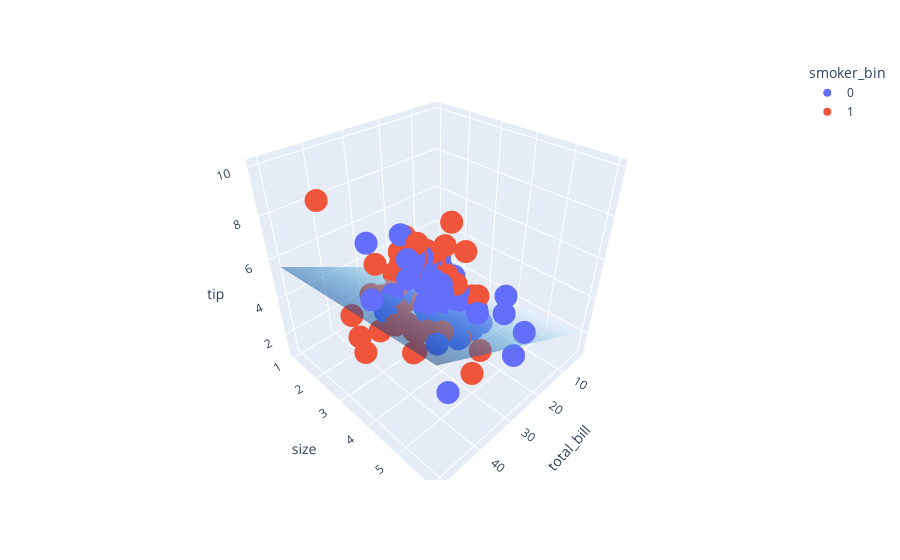

Notebook code cell kept with this figure:
### Code cell
#load libraries
import numpy as np
import plotly.express as px


# Load the data
data = sns.load_dataset('tips')

# Encode the smoker variable using one-hot encoding
data['smoker_bin'] = data['smoker'].apply(lambda x: 1 if x == 'Yes' else 0)

# Define the predictor and response variables
X = data[['total_bill', 'size', 'smoker_bin']]  
y = data['tip']


# Create a linear regression model object
model = LinearRegression()

# Fit the model to the data
model.fit(X, y)

# Make predictions over the data grid
x_range = np.linspace(X['total_bill'].min(), X['total_bill'].max(), 50)
y_range = np.linspace(X['size'].min(), X['size'].max(), 50)
x_grid, y_grid = np.meshgrid(x_range, y_range)
z_grid = model.predict(pd.DataFrame({'total_bill': x_grid.ravel(), 'size': y_grid.ravel(), 'smoker_bin': [0] * len(x_grid.ravel())})).reshape(x_grid.shape)

# Create a 3D plot


fig = px.scatter_3d(data, x='total_bill', y='size', z='tip', color='smoker_bin')
fig.update_traces(mode='markers')
fig.add_surface(x=x_range, y=y_range, z=z_grid, colorscale='Blues', opacity=0.5, showscale=False)
fig.show()

### Figure 1 — Plotly figure (JSON) as saved in the notebook; plotly's stock layout.template omitted (floating-point values rounded to 4 significant figures; data arrays with more than 128 entries replaced by an {"elided": "..."} marker saying what was removed)
{"data": [{"hovertemplate": "smoker_bin=0<br>total_bill=%{x}<br>size=%{y}<br>tip=%{z}<extra></extra>", "legendgroup": "0", "marker": {"color": "#636efa", "symbol": "circle"}, "mode": "markers", "name": "0", "scene": "scene", "showlegend": true, "type": "scatter3d", "x": {"elided": "151 float values"}, "y": {"elided": "151 int values"}, "z": {"elided": "151 float values"}}, {"hovertemplate": "smoker_bin=1<br>total_bill=%{x}<br>size=%{y}<br>tip=%{z}<extra></extra>", "legendgroup": "1", "marker": {"color": "#EF553B", "symbol": "circle"}, "mode": "markers", "name": "1", "scene": "scene", "showlegend": true, "type": "scatter3d", "x": [38.01, 11.24, 20.29, 13.81, 11.02, 18.29, 3.07, 15.01, 26.86, 25.28, 17.92, 19.44, 32.68, 28.97, 5.75, 16.32, 40.17, 27.28, 12.03, 21.01, 11.35, 15.38, 44.3, 22.42, 15.36, 20.49, 25.21, 14.31, 16, 17.51, 10.59, 10.63, 50.81, 15.81, 7.25, 31.85, 16.82, 32.9, 17.89, 14.48, 9.6, 34.63, 34.65, 23.33, 45.35, 23.17, 40.55, 20.9, 30.46, 18.15, 23.1, 15.69, 19.81, 28.44, 15.48, 16.58, 10.34, 43.11, 13, 13.51, 18.71, 12.74, 13, 16.4, 20.53, 16.47, 26.59, 38.73, 24.27, 12.76, 30.06, 25.89, 13.27, 28.17, 12.9, 28.15, 11.59, 7.74, 30.14, 12.16, 13.42, 8.58, 13.42, 16.27, 10.09, 22.12, 24.01, 15.69, 15.53, 12.6, 32.83, 27.18, 22.67], "y": [4, 2, 2, 2, 2, 4, 1, 2, 2, 2, 2, 2, 2, 2, 2, 2, 4, 2, 2, 2, 2, 2, 3, 2, 2, 2, 2, 2, 2, 2, 2, 2, 3, 2, 2, 2, 2, 2, 2, 2, 2, 2, 4, 2, 3, 4, 2, 3, 5, 3, 3, 2, 2, 2, 2, 2, 2, 4, 2, 2, 3, 2, 2, 2, 4, 3, 3, 4, 2, 2, 3, 4, 2, 3, 2, 5, 2, 2, 4, 2, 2, 1, 2, 2, 2, 2, 4, 3, 2, 2, 2, 2, 2], "z": [3, 1.76, 3.21, 2, 1.98, 3.76, 1, 2.09, 3.14, 5, 3.08, 3, 5, 3, 1, 4.3, 4.73, 4, 1.5, 3, 2.5, 3, 2.5, 3.48, 1.64, 4.06, 4.29, 4, 2, 3, 1.61, 2, 10, 3.16, 5.15, 3.18, 4, 3.11, 2, 2, 4, 3.55, 3.68, 5.65, 3.5, 6.5, 3, 3.5, 2, 3.5, 4, 1.5, 4.19, 2.56, 2.02, 4, 2, 5, 2, 2, 4, 2.01, 2, 2.5, 4, 3.23, 3.41, 3, 2.03, 2.23, 2, 5.16, 2.5, 6.5, 1.1, 3, 1.5, 1.44, 3.09, 2.2, 3.48, 1.92, 1.58, 2.5, 2, 2.88, 2, 3, 3, 1, 1.17, 2, 2]}, {"colorscale": [[0, "rgb(247,251,255)"], [0.125, "rgb(222,235,247)"], [0.25, "rgb(198,219,239)"], [0.375, "rgb(158,202,225)"], [0.5, "rgb(107,174,214)"], [0.625, "rgb(66,146,198)"], [0.75, "rgb(33,113,181)"], [0.875, "rgb(8,81,156)"], [1, "rgb(8,48,107)"]], "opacity": 0.5, "showscale": false, "type": "surface", "x": [3.07, 4.044, 5.019, 5.993, 6.967, 7.941, 8.916, 9.89, 10.86, 11.84, 12.81, 13.79, 14.76, 15.74, 16.71, 17.68, 18.66, 19.63, 20.61, 21.58, 22.56, 23.53, 24.5, 25.48, 26.45, 27.43, 28.4, 29.38, 30.35, 31.32, 32.3, 33.27, 34.25, 35.22, 36.2, 37.17, 38.14, 39.12, 40.09, 41.07, 42.04, 43.02, 43.99, 44.96, 45.94, 46.91, 47.89, 48.86, 49.84, 50.81], "y": [1, 1.102, 1.204, 1.306, 1.408, 1.51, 1.612, 1.714, 1.816, 1.918, 2.02, 2.122, 2.224, 2.327, 2.429, 2.531, 2.633, 2.735, 2.837, 2.939, 3.041, 3.143, 3.245, 3.347, 3.449, 3.551, 3.653, 3.755, 3.857, 3.959, 4.061, 4.163, 4.265, 4.367, 4.469, 4.571, 4.673, 4.776, 4.878, 4.98, 5.082, 5.184, 5.286, 5.388, 5.49, 5.592, 5.694, 5.796, 5.898, 6], "z": {"elided": "50x50 float values"}}], "layout": {"legend": {"title": {"text": "smoker_bin"}, "tracegroupgap": 0}, "margin": {"t": 60}, "scene": {"domain": {"x": [0, 1], "y": [0, 1]}, "xaxis": {"title": {"text": "total_bill"}}, "yaxis": {"title": {"text": "size"}}, "zaxis": {"title": {"text": "tip"}}}}}
